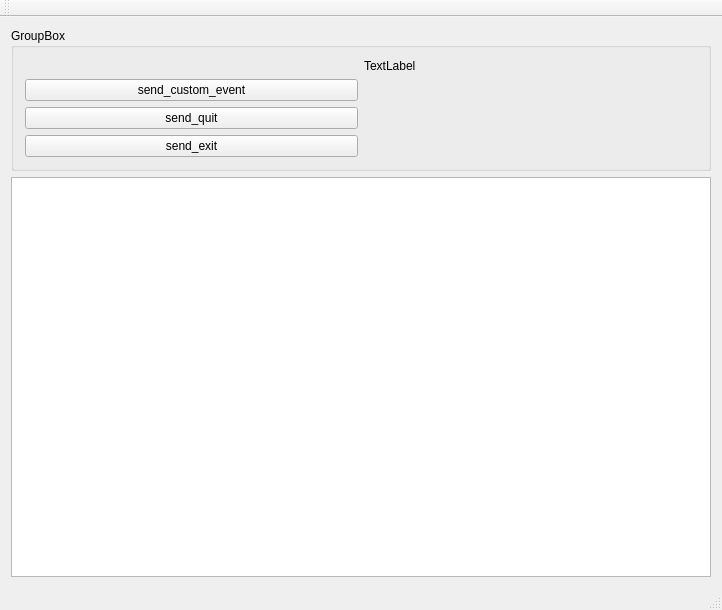
<?xml version="1.0" encoding="UTF-8"?>
<ui version="4.0">
 <class>MainWindow</class>
 <widget class="QMainWindow" name="MainWindow">
  <property name="geometry">
   <rect>
    <x>0</x>
    <y>0</y>
    <width>722</width>
    <height>610</height>
   </rect>
  </property>
  <property name="windowTitle">
   <string>MainWindow</string>
  </property>
  <widget class="QWidget" name="centralWidget">
   <layout class="QGridLayout" name="gridLayout_2">
    <item row="0" column="0">
     <widget class="QGroupBox" name="groupBox">
      <property name="title">
       <string>GroupBox</string>
      </property>
      <layout class="QGridLayout" name="gridLayout">
       <item row="0" column="1">
        <widget class="QLabel" name="label">
         <property name="text">
          <string>TextLabel</string>
         </property>
        </widget>
       </item>
       <item row="1" column="0">
        <widget class="QPushButton" name="send_custom_event">
         <property name="text">
          <string>send_custom_event</string>
         </property>
        </widget>
       </item>
       <item row="2" column="0">
        <widget class="QPushButton" name="send_quit">
         <property name="text">
          <string>send_quit</string>
         </property>
        </widget>
       </item>
       <item row="2" column="1" rowspan="2">
        <spacer name="verticalSpacer">
         <property name="orientation">
          <enum>Qt::Vertical</enum>
         </property>
         <property name="sizeHint" stdset="0">
          <size>
           <width>20</width>
           <height>60</height>
          </size>
         </property>
        </spacer>
       </item>
       <item row="3" column="0">
        <widget class="QPushButton" name="send_exit">
         <property name="text">
          <string>send_exit</string>
         </property>
        </widget>
       </item>
      </layout>
     </widget>
    </item>
    <item row="1" column="0">
     <widget class="QListWidget" name="listWidget"/>
    </item>
   </layout>
  </widget>
  <widget class="QMenuBar" name="menuBar">
   <property name="geometry">
    <rect>
     <x>0</x>
     <y>0</y>
     <width>722</width>
     <height>26</height>
    </rect>
   </property>
  </widget>
  <widget class="QToolBar" name="mainToolBar">
   <attribute name="toolBarArea">
    <enum>TopToolBarArea</enum>
   </attribute>
   <attribute name="toolBarBreak">
    <bool>false</bool>
   </attribute>
  </widget>
  <widget class="QStatusBar" name="statusBar"/>
 </widget>
 <layoutdefault spacing="6" margin="11"/>
 <resources/>
 <connections/>
</ui>
